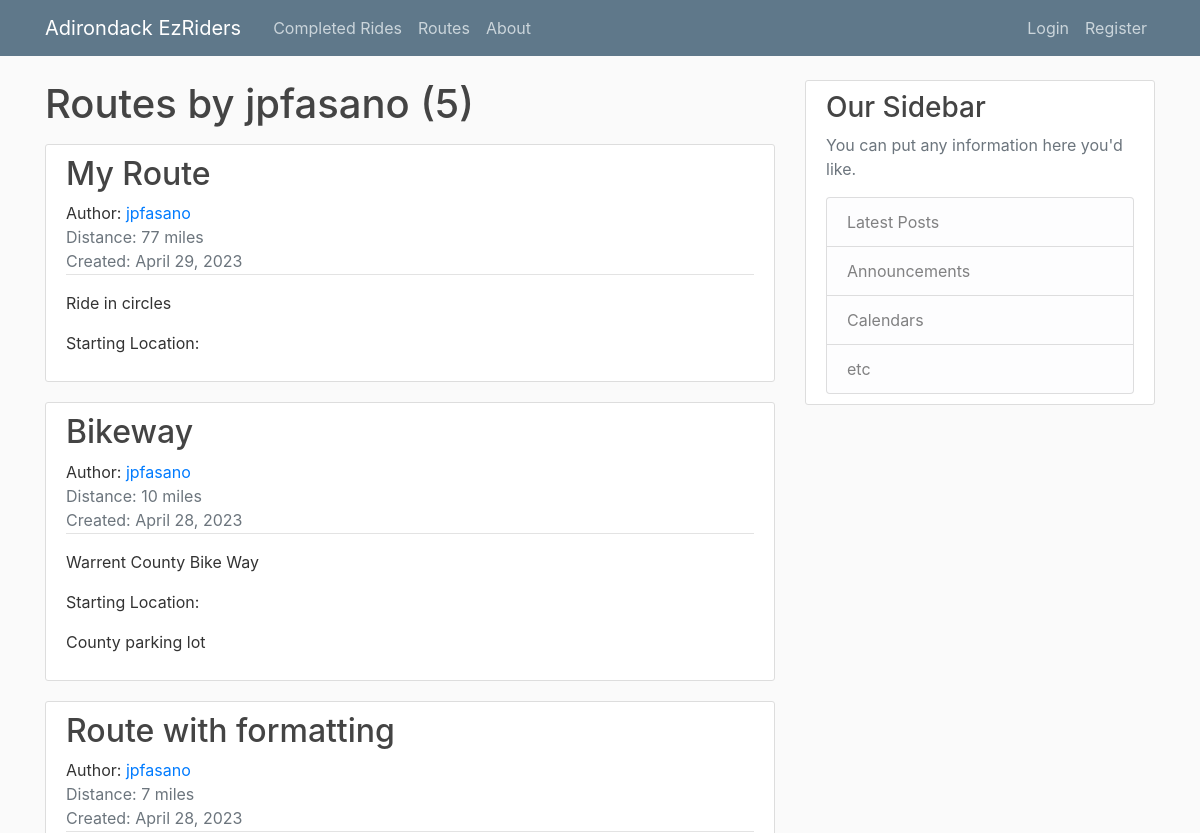
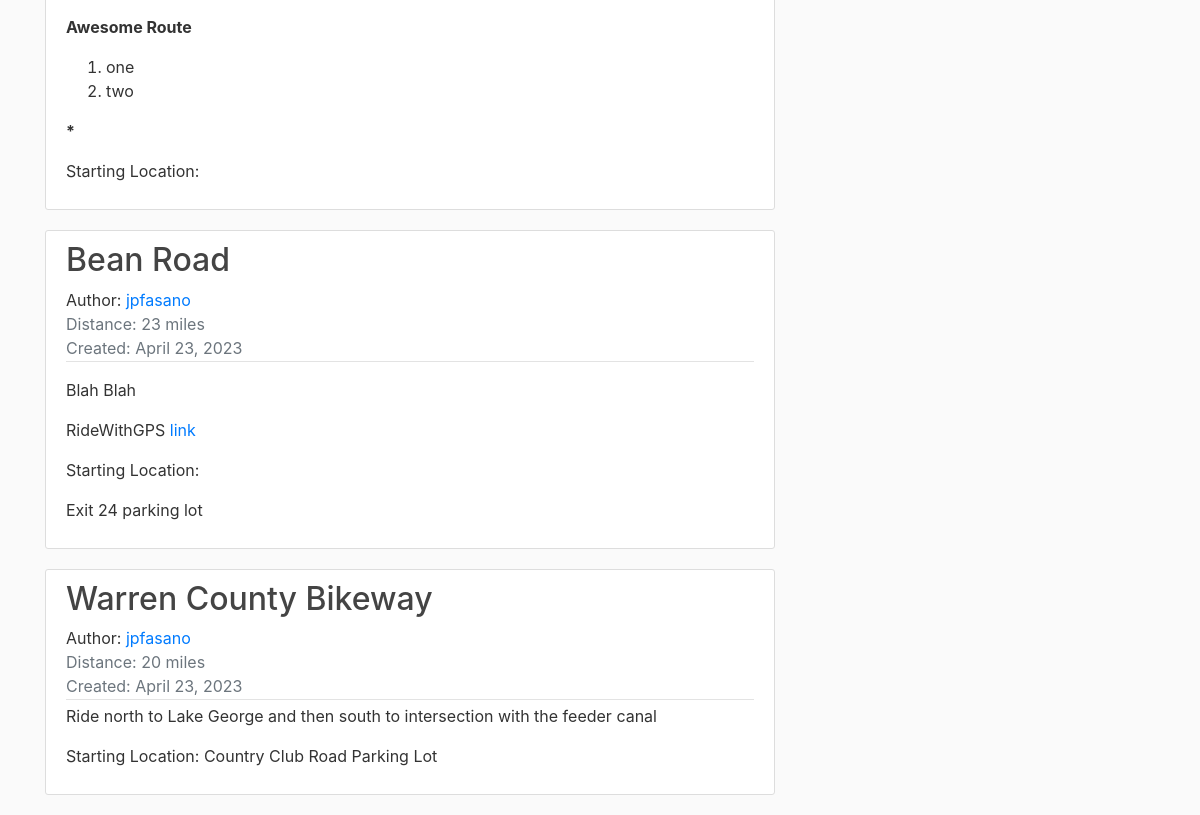
The page /routes/user/jpfasano on the database as committed earlier (2 pictures, top to bottom).
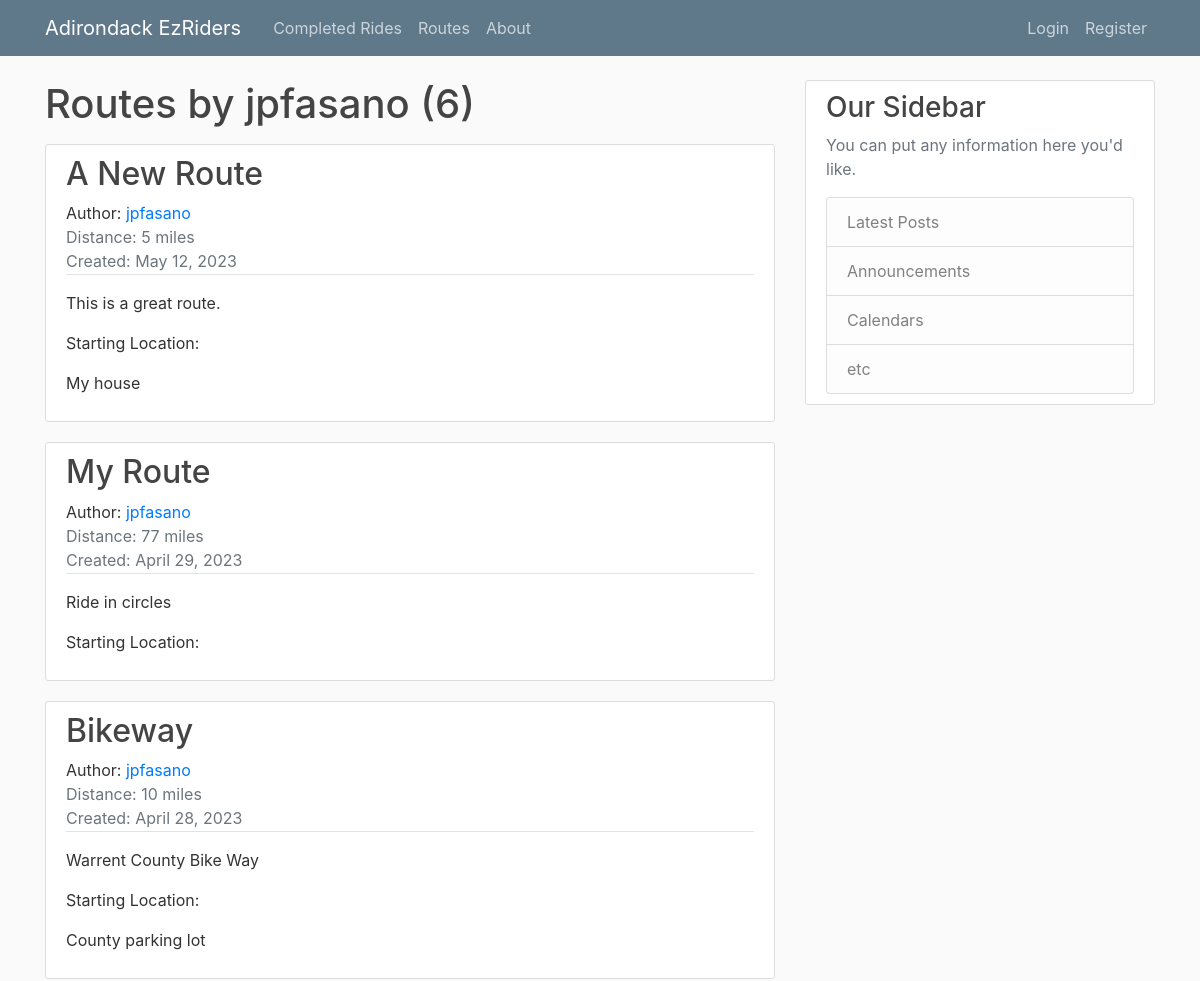
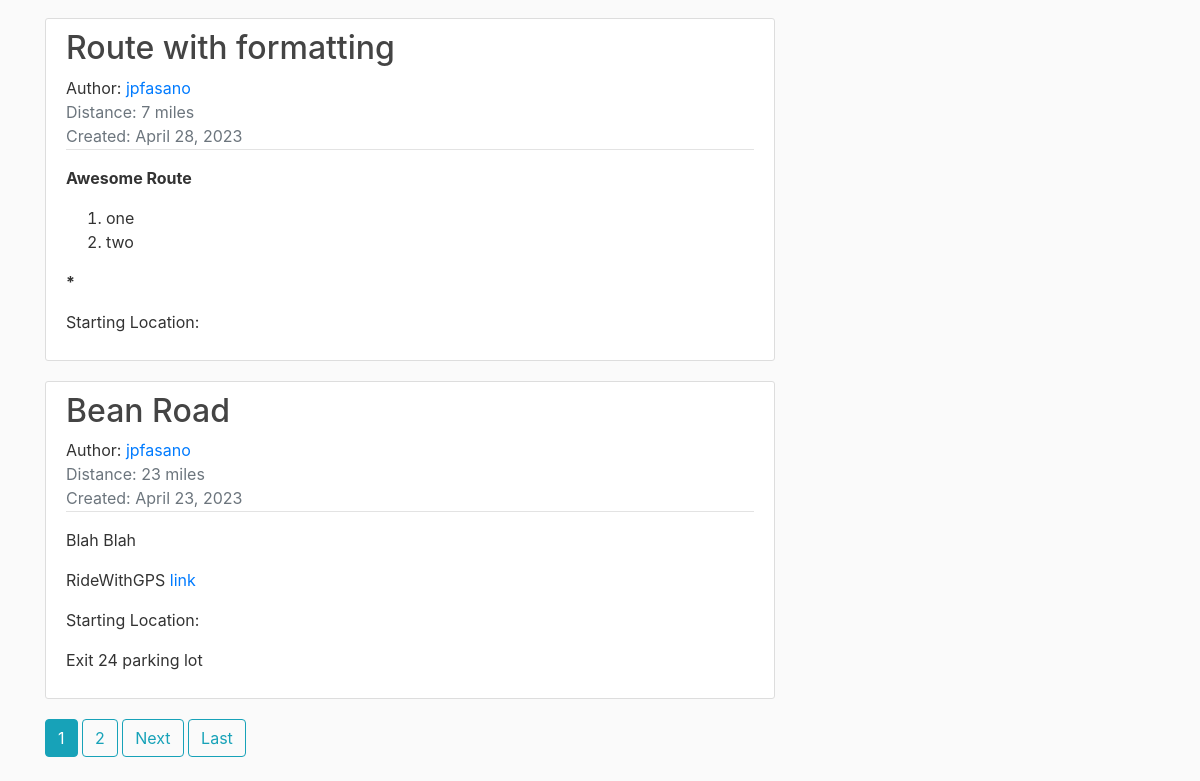
The same page on the database as committed later (2 pictures, top to bottom).
### routes/models.py (models this page shows, shortened)
class Route(models.Model):
    route_name = models.CharField(max_length=100)
    description = RichTextField(blank=True, null=True)
    date_posted = models.DateTimeField(default=timezone.now)
    distance = models.PositiveSmallIntegerField()
    start_location = RichTextField(blank=True, null=True)
    author = models.ForeignKey(User, blank=True, null=True, on_delete=models.SET_NULL)

### routes/views.py (the view)
# urls.py: path('user/<str:username>', UserRoutesListView.as_view(), name='user-routes'),
class UserRoutesListView(ListView):
    model = Route
    template_name = 'routes/user_routes.html'  # <app>/<model>_<viewtype>.html
    context_object_name = 'routes'
    paginate_by = 5
    def get_queryset(self):
        user = get_object_or_404(User, username=self.kwargs.get('username'))
        return Route.objects.filter(author=user).order_by('-date_posted')

### routes/templates/routes/user_routes.html (shortened to what this page needs)
{% extends "base.html" %}
{% block content %}
    <h1 class="mb-3">Routes by {{ view.kwargs.username }} ({{ page_obj.paginator.count}})</h1>
    {% for route in routes %}
        <article class="media content-section">
          <div class="media-body">
            <h2><a class="article-title" href="{% url 'route-detail' route.id %}">{{ route.route_name }}</a></h2>
            <div class="article-metadata">
              Author: <a class="mr-2" href="{% url 'user-routes' route.author.username  %}">{{ route.author }}</a>
              <div class="text-muted">Distance: {{  route.distance }} miles</div>
              <div class="text-muted">Created: {{ route.date_posted|date:"F d, Y" }}</div>
            </div>
            <p class="article-content">{{ route.description|safe }}</p>
            <p class="article-content">Starting Location: {{ route.start_location|safe }}</p>
          </div>
        </article>
    {% endfor %}
    {% if is_paginated %}
        {% for num in page_obj.paginator.page_range %}
            {% if page_obj.number == num %}
                <a class="btn btn-info mb-4" href="?page={{ num }}">{{ num }}</a>
            {% elif num > page_obj.number|add:'-3' or num < page_obj.number|add:'3'%}
                <a class="btn btn-outline-info mb-4" href="?page={{ num }}">{{ num }}</a>
            {% endif %}
        {% endfor %}
        {% if page_obj.has_next %}
            <a class="btn btn-outline-info mb-4" href="?page={{ page_obj.next_page_number }}">Next</a>
            <a class="btn btn-outline-info mb-4" href="?page={{ page_obj.paginator.num_pages }}">Last</a>
        {% endif %}
    {% endif %}
{% endblock content %}

### templates/base.html (shortened to what this page needs)
{% load static %}
<!DOCTYPE html>
<html>
<head>
    <link rel="stylesheet" href="https://maxcdn.bootstrapcdn.com/bootstrap/4.0.0/css/bootstrap.min.css">
    <link rel="stylesheet" type="text/css" href="{% static 'main.css' %}">
</head>
<body>
    <header class="site-header">
      <nav class="navbar navbar-expand-md navbar-dark bg-steel fixed-top">
        <div class="container">
          <a class="navbar-brand mr-4" href="{% url 'home' %}">Adirondack EzRiders</a>
          <div class="collapse navbar-collapse" id="navbarToggle">
            <div class="navbar-nav mr-auto">
              <a class="nav-item nav-link" href="{% url 'completed-rides' %}">Completed Rides</a>
              <a class="nav-item nav-link" href="{% url 'routes' %}">Routes</a>
              <a class="nav-item nav-link" href="{% url 'routes-about' %}">About</a>
            </div>
            <div class="navbar-nav">
              {% if user.is_authenticated %}
                  <a class="nav-item nav-link" href="{% url 'profile' %}">Profile</a>
                  <a class="nav-item nav-link" href="{% url 'ride-create' %}">Schedule a Ride</a>
                  <a class="nav-item nav-link" href="{% url 'route-create' %}">Create a Route</a>
                  <a class="nav-item nav-link" href="{% url 'logout' %}">Logout</a>
              {% else %}
                  <a class="nav-item nav-link" href="{% url 'login' %}">Login</a>
                  <a class="nav-item nav-link" href="{% url 'register' %}">Register</a>
              {% endif %}
            </div>
          </div>
        </div>
      </nav>
    </header>
    <main role="main" class="container">
      <div class="row">
        <div class="col-md-8">
          {% block content %}{% endblock %}
        </div>
        <div class="col-md-4">
          <div class="content-section">
            <h3>Our Sidebar</h3>
            <p class='text-muted'>You can put any information here you'd like.
              <ul class="list-group">
                <li class="list-group-item list-group-item-light">Latest Posts</li>
                <li class="list-group-item list-group-item-light">Announcements</li>
                <li class="list-group-item list-group-item-light">Calendars</li>
                <li class="list-group-item list-group-item-light">etc</li>
              </ul>
            </div>
        </div>
      </div>
    </main>
</body>
</html>

### djangoProject/static/main.css (style rules this page uses)
body { background: #fafafa; color: #333333; margin-top: 5rem; }
h1, h2, h3, h4, h5, h6 { color: #444444; }
ul { margin: 0; }
.bg-steel { background-color: #5f788a; }
.site-header .navbar-nav .nav-link { color: #cbd5db; }
.content-section { background: #ffffff; padding: 10px 20px; border: 1px solid #dddddd; border-radius: 3px; margin-bottom: 20px; }
.article-title { color: #444444; }
.article-content { white-space: pre-line; }
.article-metadata { padding-bottom: 1px; margin-bottom: 4px; border-bottom: 1px solid #e3e3e3 }

Rows that differ between the two databases and show on the page:
no longer on this page (row unchanged): Route: route_name "Warren County Bikeway", author "jpfasano", distance "20", date_posted "April 23, 2023", description "Ride north to Lake George and then south to intersection with the feeder canal", start_location "Country Club Road Parking Lot"
added Route: route_name "A New Route", author "jpfasano", distance "5", date_posted "May 12, 2023", description "This is a great route.", start_location "My house"
Other text that changed with them:
{{ page_obj.paginator.count }}: "5" → "6"
new list line: "1"
new list line: "2"
text now shown: "Next Last"
